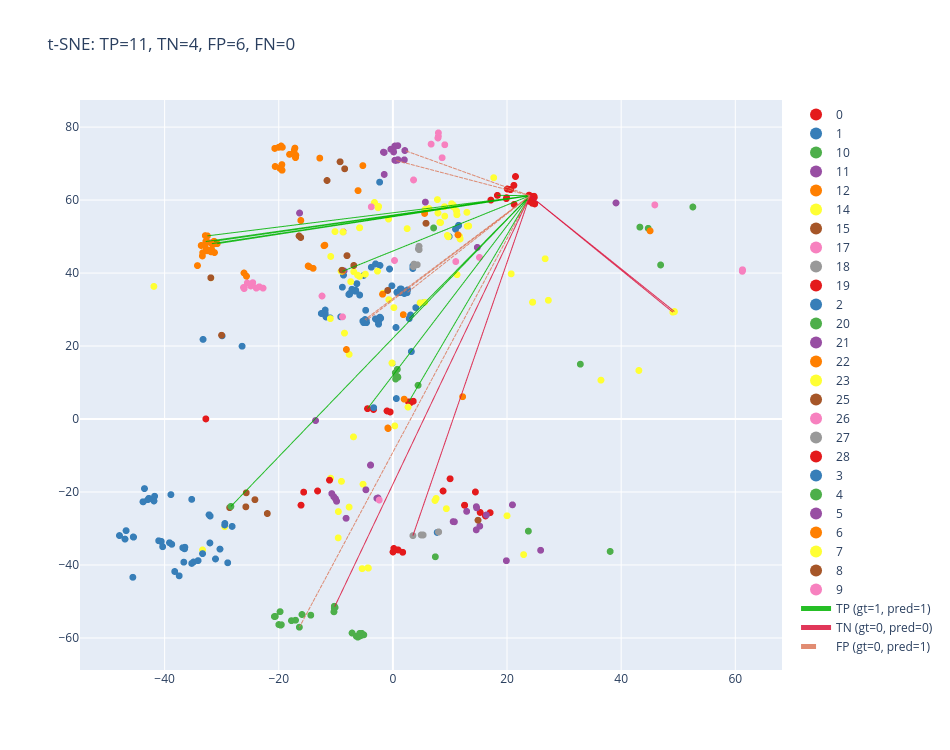

Write notebook code for a chart like this one.
### Markdown cell above
## All nodes

### Code cell
import numpy as np
import plotly.graph_objects as go
import plotly.express as px

# Fill missing pharma_class
embedding["pharma_class"] = embedding["pharma_class"].fillna("Unknown")

# Build color map for pharma_class
classes = embedding["pharma_class"].astype(str).unique()
palette = px.colors.qualitative.Set1
color_map = {cls: palette[i % len(palette)] for i, cls in enumerate(sorted(classes))}

fig = go.Figure()

# Add node traces grouped and colored by pharma_class (legend per class)
for cls in sorted(classes):
    df_cls = embedding[embedding["pharma_class"].astype(str) == cls]
    node_x = df_cls["TSNE-1"].values
    node_y = df_cls["TSNE-2"].values
    node_ids = df_cls.index.astype(str).tolist()
    customdata_cls = df_cls[["drug_count", "pharma_class", "Description_br"]].values

    fig.add_trace(
        go.Scattergl(
            x=node_x,
            y=node_y,
            mode="markers",
            marker=dict(size=7, color=color_map[cls]),
            text=node_ids,
            customdata=customdata_cls,
            hovertemplate=hovertemplate,
            name=f"{cls}",
        )
    )

# --- Edge lines by confusion class (TP, FN, TN, FP) ---
# Compute confusion categories
# gt: ground truth, pred: predicted_labels
# edge_pairs, gt, pred must be aligned

gt = np.asarray(edge_label.cpu().numpy() if hasattr(edge_label, "cpu") else edge_label).astype(int)
pred = np.asarray(predicted_labels).astype(int)
assert len(edge_pairs) == len(gt) == len(pred), "edge_pairs, gt, pred must have same length"

is_tp = (gt == 1) & (pred == 1)
is_fp = (gt == 0) & (pred == 1)
is_tn = (gt == 0) & (pred == 0)
is_fn = (gt == 1) & (pred == 0)


def add_edge_lines(mask, color, name, dash="solid"):
    xs, ys = [], []
    for (src, dst), keep in zip(edge_pairs, mask):
        if not keep:
            continue
        if src not in embedding.index or dst not in embedding.index:
            continue
        x0, y0 = embedding.loc[src, ["TSNE-1", "TSNE-2"]]
        x1, y1 = embedding.loc[dst, ["TSNE-1", "TSNE-2"]]
        xs += [x0, x1, None]
        ys += [y0, y1, None]
    if xs:
        fig.add_trace(
            go.Scattergl(
                x=xs,
                y=ys,
                mode="lines",
                line=dict(color=color, width=1.0, dash=dash),
                name=name,
                hoverinfo="skip",
            )
        )


# Add edges by confusion class with requested colors/styles
add_edge_lines(is_tp, "rgba(0,180,0,0.85)", "TP (gt=1, pred=1)", dash="solid")
add_edge_lines(is_fn, "rgba(160,180,0,0.85)", "FN (gt=1, pred=0)", dash="dash")
add_edge_lines(is_tn, "rgba(220,20,60,0.85)", "TN (gt=0, pred=0)", dash="solid")
add_edge_lines(is_fp, "rgba(220,120,90,0.85)", "FP (gt=0, pred=1)", dash="dash")

fig.update_layout(
    title=f"t-SNE: TP={np.sum(is_tp)}, TN={np.sum(is_tn)}, FP={np.sum(is_fp)}, FN={np.sum(is_fn)}",
    width=950,
    height=750,
    legend=dict(itemsizing="constant"),
)
fig.show()
